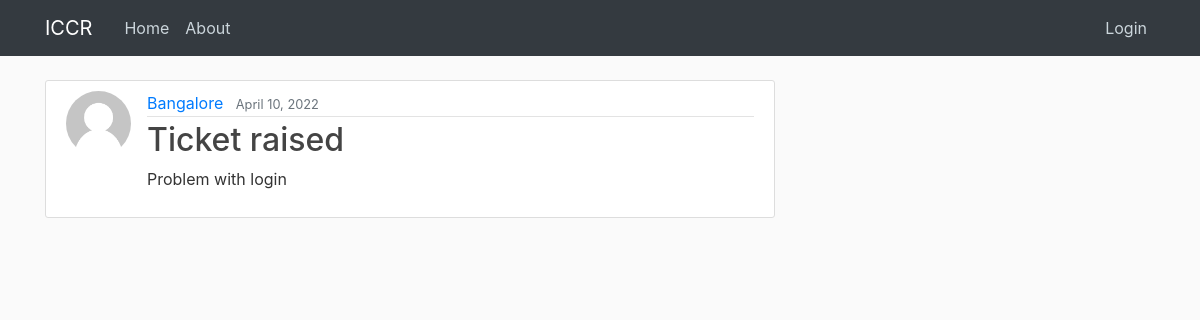
Screenshot of /post/3/ with the database file from the repository.
### central/models.py (models this page shows, shortened)
class Post(models.Model):
    title = models.CharField(max_length=100)
    content = models.TextField()
    date_posted = models.DateTimeField(default=timezone.now)
    author = models.ForeignKey(User, on_delete=models.CASCADE)

### users/models.py (models this page shows, shortened)
class Profile(models.Model):
    user = models.OneToOneField(User, on_delete=models.CASCADE)
    image = models.ImageField(default="default.jpg", upload_to="profile_pics")

### central/views.py (the view)
# urls.py: path("post/<int:pk>/", PostDetailView.as_view(), name="post-detail"),
class PostDetailView(DetailView):
    model = Post

### central/templates/central/post_detail.html (shortened to what this page needs)
{%extends "central/base.html" %} {% block content%}
<article class="media content-section">
  <img
    src="{{object.author.profile.image.url}}"
    class="rounded-circle article-img"
  />
  <div class="media-body">
    <div class="article-metadata">
      <a class="mr-2" href="{% url 'user-posts' post.author.username%}"
        >{{ object.author }}</a
      >
      <small class="text-muted">{{ object.date_posted|date:"F d, Y" }}</small>
    </div>
    <h2 class="article-title">{{ object.title }}</h2>
    <p class="article-content">{{ object.content }}</p>
  </div>
</article>
{% endblock%}

### central/static/central/main.css (style rules this page uses)
body { background: #fafafa; color: #333333; margin-top: 5rem; }
h1, h2, h3, h4, h5, h6 { color: #444444; }
.content-section { background: #ffffff; padding: 10px 20px; border: 1px solid #dddddd; border-radius: 3px; margin-bottom: 20px; }
.article-title { color: #444444; }
.article-content { white-space: pre-line; }
.article-img { height: 65px; width: 65px; margin-right: 16px; }
.article-metadata { padding-bottom: 1px; margin-bottom: 4px; border-bottom: 1px solid #e3e3e3; }

### rows the page displays
Post: author.profile.image (placeholder picture), author "Bangalore", date_posted "April 10, 2022", title "Ticket raised", content "Problem with login"
